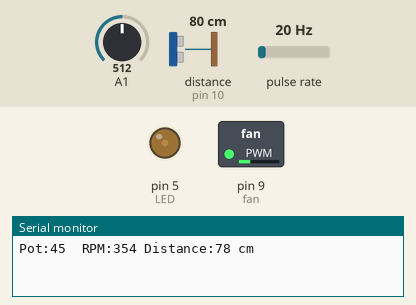
A sketch run on a simulated Arduino Uno, built with avr-gcc and run on an emulated ATmega328P. On the bench: switched loads named in the sketch (green lamp = pin HIGH), output pins drawn as LEDs (lit = HIGH), the last lines printed to the serial monitor. Wiring (inferred from the names in the program): ultrasonic range finder: trigger pin 11; echo pin 10; pulse sensor: data pin 2. The test bench sets the inputs (shaded band); at power-on: A1 = 512, distance to the obstacle (sensor on pin 10) 80 cm, pulse rate 20 Hz. The echo pulse lasts 58.3 µs per cm; pins used as bus, display or sensor lines are not drawn.

Above: at 1.2 s.
1.3 s: A1 set to 716
At 2.5 s:
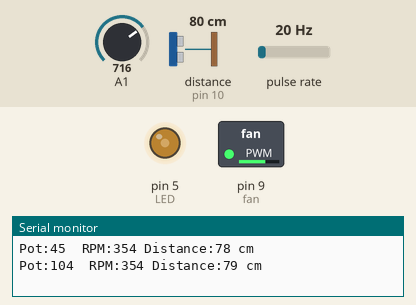
2.8 s: A1 set to 900
At 3.7 s:
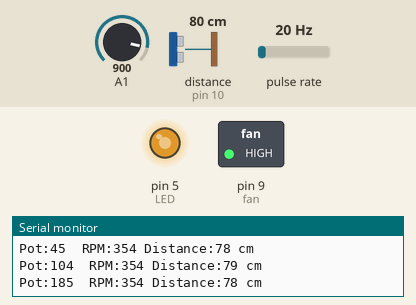
4.3 s: A1 set to 1010
At 4.9 s:
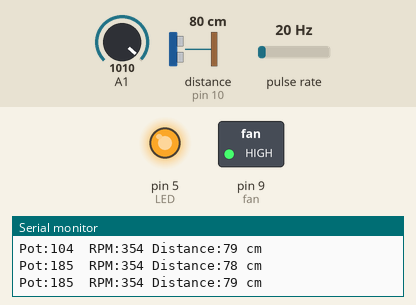
5.8 s: A1 set to 306
At 7.0 s:
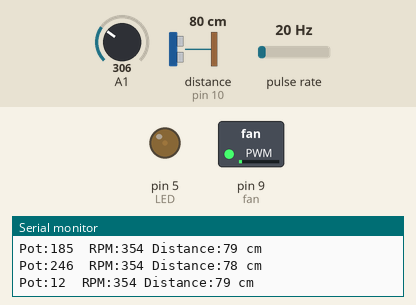
7.3 s: A1 set to 122
At 8.3 s:
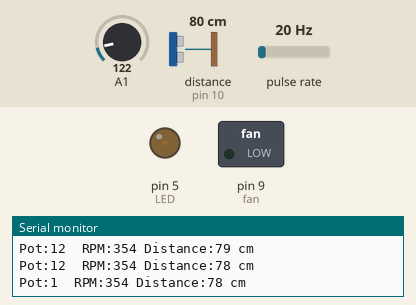
8.8 s: A1 set to 90
At 9.5 s:
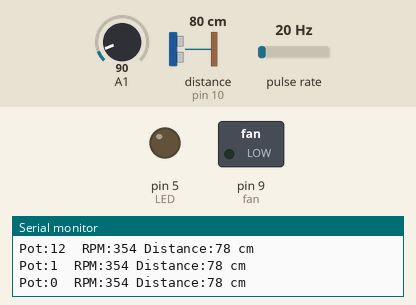
Timing chart, 0 to 11.3 s (numbered marks = the images above; inputs shaded):
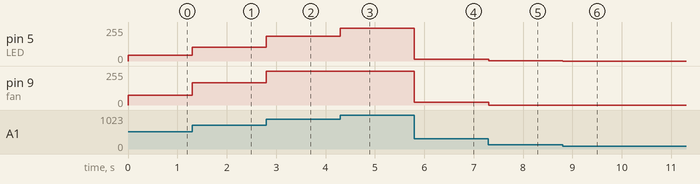

Measured:
- after the input at 1.3 s, pin 5 (LED): 45/255 → 104/255 at once; pin 9 (fan): 72/255 → 166/255 at once
- after the input at 2.8 s, pin 5 (LED): 104/255 → 185/255 at once; pin 9 (fan): 166/255 → 255/255 at once
- after the input at 4.3 s, pin 5 (LED): 185/255 → 246/255 at once
- after the input at 5.8 s, pin 5 (LED): 246/255 → 12/255 at once; pin 9 (fan): 255/255 → 19/255 at once
- after the input at 7.3 s, pin 5 (LED): 12/255 → 1/255 at once; pin 9 (fan): 19/255 → 0/255 at once
- after the input at 8.8 s, pin 5 (LED): 1/255 → 0/255 at once

The sketch:

arduinoControlFinalVersion.ino
```cpp
#define TRIG_PIN 11  // Pin connected to the Trigger pin of HC-SR04
#define ECHO_PIN 10  // Pin connected to the Echo pin of HC-SR04

int potentiometer = 0;
int RPM = 0;
int LED = 5; // Change LED pin to avoid timer conflicts
int fan = 9;
int sensor = 2; // RPM sensor pin
int fan_control;
volatile int pulseCount = 0;
unsigned long lastMillis = 0;
int distance = 0;

void rpmISR() {
    pulseCount++; // Interrupt service routine for RPM measurement
}

void setup() {
    Serial.begin(115200); // Increase baud rate for faster communication
    pinMode(LED, OUTPUT);
    pinMode(fan, OUTPUT);
    pinMode(sensor, INPUT_PULLUP);
    pinMode(TRIG_PIN, OUTPUT);
    pinMode(ECHO_PIN, INPUT);
    attachInterrupt(digitalPinToInterrupt(sensor), rpmISR, FALLING);

    // Set Timer1 to 25 kHz for pin 9
    TCCR1A = 0;
    TCCR1B = 0;
    TCNT1 = 0;

    TCCR1A |= (1 << WGM11) | (1 << COM1A1);
    TCCR1B |= (1 << WGM13) | (1 << WGM12) | (1 << CS10);

    ICR1 = 640;
}

void loop() {
    static int smoothedPot = 0;
    static unsigned long lastPrint = 0;
    static unsigned long lastUltrasonic = 0;
    unsigned long currentMillis = millis();

    // Read and process potentiometer
    potentiometer = pow(analogRead(A1) / 1023.0, 2.5) * 255;

    // Motor control
    if (potentiometer < 10) {
        OCR1A = 0;
    } else {
        fan_control = map(potentiometer, 0, 255, 0, 1023);
        OCR1A = fan_control;
    }

    analogWrite(LED, potentiometer);

    // RPM calculation every second
    if (currentMillis - lastMillis >= 1000) {
        noInterrupts();
        RPM = pulseCount * 17.7;
        pulseCount = 0;
        lastMillis = currentMillis;
        interrupts();
    }

    // Ultrasonic sensor every 100 ms (adjustable)
    if (currentMillis - lastUltrasonic >= 100) {
        digitalWrite(TRIG_PIN, LOW);
        delayMicroseconds(2);
        digitalWrite(TRIG_PIN, HIGH);
        delayMicroseconds(10);
        digitalWrite(TRIG_PIN, LOW);

        long duration = pulseIn(ECHO_PIN, HIGH, 20000);  // Optional timeout
        distance = (int)(duration * 0.034 / 2);
        lastUltrasonic = currentMillis;
    }

    // Print to Serial every 200 ms (adjustable)
    if (currentMillis - lastPrint >= 1000) {
        Serial.print("Pot:");
        Serial.print(potentiometer);
        Serial.print("\tRPM:");
        Serial.print(RPM);
        Serial.print(" Distance:");
        Serial.print(distance);
        Serial.println(" cm");
        lastPrint = currentMillis;
    }
}
```
